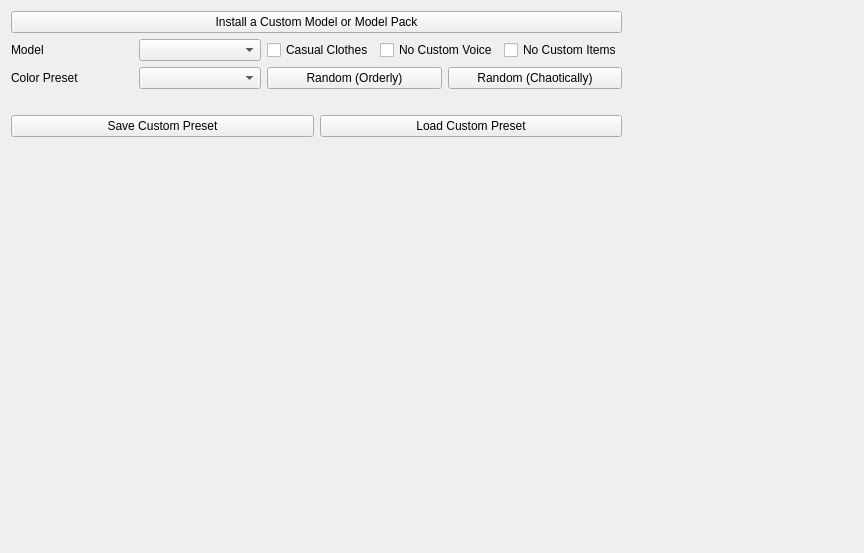
<?xml version="1.0" encoding="UTF-8"?>
<ui version="4.0">
 <class>CosmeticTab</class>
 <widget class="QWidget" name="CosmeticTab">
  <property name="geometry">
   <rect>
    <x>0</x>
    <y>0</y>
    <width>864</width>
    <height>553</height>
   </rect>
  </property>
  <property name="windowTitle">
   <string>Form</string>
  </property>
  <layout class="QHBoxLayout" name="horizontalLayout_14">
   <item>
    <layout class="QVBoxLayout" name="layoutV_for_0_cosmetic_options">
     <item>
      <layout class="QGridLayout" name="layoutG_for_0_model_settings">
       <item row="2" column="1">
        <layout class="QHBoxLayout" name="layoutH_for_random_colors">
         <item>
          <widget class="QPushButton" name="randomize_all_custom_colors_together">
           <property name="text">
            <string>Random (Orderly)</string>
           </property>
          </widget>
         </item>
         <item>
          <widget class="QPushButton" name="randomize_all_custom_colors_separately">
           <property name="text">
            <string>Random (Chaotically)</string>
           </property>
          </widget>
         </item>
        </layout>
       </item>
       <item row="2" column="0">
        <layout class="QHBoxLayout" name="layoutH_for_2_color_present">
         <item>
          <widget class="QLabel" name="label_for_custom_color_preset">
           <property name="text">
            <string>Color Preset</string>
           </property>
          </widget>
         </item>
         <item>
          <widget class="QComboBox" name="custom_color_preset"/>
         </item>
        </layout>
       </item>
       <item row="1" column="0">
        <layout class="QHBoxLayout" name="layoutH_for_0_model">
         <item>
          <widget class="QLabel" name="label_for_custom_player_model">
           <property name="text">
            <string>Model</string>
           </property>
          </widget>
         </item>
         <item>
          <widget class="QComboBox" name="custom_player_model"/>
         </item>
        </layout>
       </item>
       <item row="1" column="1">
        <layout class="QHBoxLayout" name="layoutH_for_1_custom_options">
         <item>
          <widget class="QCheckBox" name="player_in_casual_clothes">
           <property name="text">
            <string>Casual Clothes</string>
           </property>
          </widget>
         </item>
         <item>
          <widget class="QCheckBox" name="disable_custom_player_voice">
           <property name="text">
            <string>No Custom Voice</string>
           </property>
          </widget>
         </item>
         <item>
          <widget class="QCheckBox" name="disable_custom_player_items">
           <property name="text">
            <string>No Custom Items</string>
           </property>
          </widget>
         </item>
        </layout>
       </item>
       <item row="0" column="0" colspan="2">
        <widget class="QPushButton" name="install_custom_model">
         <property name="text">
          <string>Install a Custom Model or Model Pack</string>
         </property>
        </widget>
       </item>
       <item row="3" column="0" colspan="2">
        <widget class="QLabel" name="custom_model_comment">
         <property name="maximumSize">
          <size>
           <width>810</width>
           <height>16777215</height>
          </size>
         </property>
         <property name="text">
          <string/>
         </property>
         <property name="textFormat">
          <enum>Qt::PlainText</enum>
         </property>
         <property name="wordWrap">
          <bool>true</bool>
         </property>
        </widget>
       </item>
      </layout>
     </item>
     <item>
      <layout class="QVBoxLayout" name="custom_colors_layout"/>
     </item>
     <item>
      <layout class="QHBoxLayout" name="layoutH_for_1_present">
       <item>
        <widget class="QPushButton" name="save_custom_color_preset">
         <property name="text">
          <string>Save Custom Preset</string>
         </property>
        </widget>
       </item>
       <item>
        <widget class="QPushButton" name="load_custom_color_preset">
         <property name="text">
          <string>Load Custom Preset</string>
         </property>
        </widget>
       </item>
      </layout>
     </item>
     <item>
      <spacer name="zzzz_spacerV_for_cosmetic_options">
       <property name="orientation">
        <enum>Qt::Vertical</enum>
       </property>
       <property name="sizeHint" stdset="0">
        <size>
         <width>20</width>
         <height>40</height>
        </size>
       </property>
      </spacer>
     </item>
    </layout>
   </item>
   <item>
    <layout class="QVBoxLayout" name="layoutV_for_1_preview">
     <item>
      <widget class="QLabel" name="custom_model_preview_label">
       <property name="sizePolicy">
        <sizepolicy hsizetype="Fixed" vsizetype="Preferred">
         <horstretch>0</horstretch>
         <verstretch>0</verstretch>
        </sizepolicy>
       </property>
       <property name="minimumSize">
        <size>
         <width>225</width>
         <height>350</height>
        </size>
       </property>
       <property name="text">
        <string/>
       </property>
      </widget>
     </item>
     <item>
      <spacer name="zzzz_spacerV_for_preview">
       <property name="orientation">
        <enum>Qt::Vertical</enum>
       </property>
       <property name="sizeHint" stdset="0">
        <size>
         <width>20</width>
         <height>40</height>
        </size>
       </property>
      </spacer>
     </item>
    </layout>
   </item>
  </layout>
 </widget>
 <resources/>
 <connections/>
</ui>
